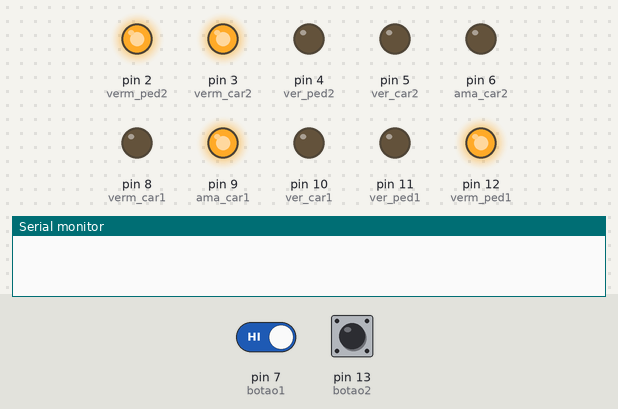
The sketch below on a simulated Arduino Uno, built with avr-gcc and run on an emulated ATmega328P. Shown: output pins drawn as LEDs (lit = HIGH), the last lines printed to the serial monitor. Dashed ring = blinking. The test bench sets the inputs (shaded band); at power-on: pin 7 (botao1) HIGH, pin 13 (botao2) HIGH.

Above: at 12.8 s.
12.9 s: pin 7 (botao1) driven LOW
At 18.9 s:
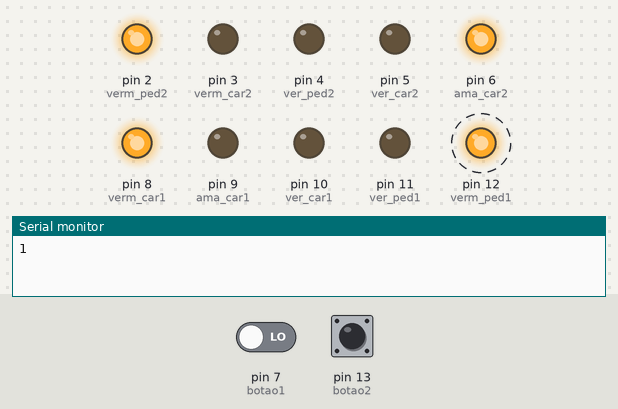
At 24.5 s:
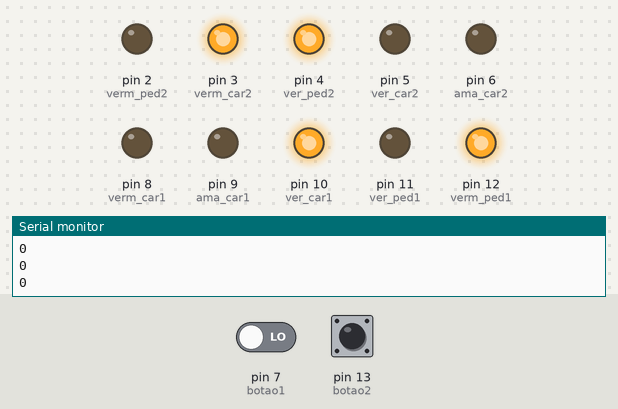
24.8 s: pin 7 (botao1) driven HIGH
At 25.2 s:
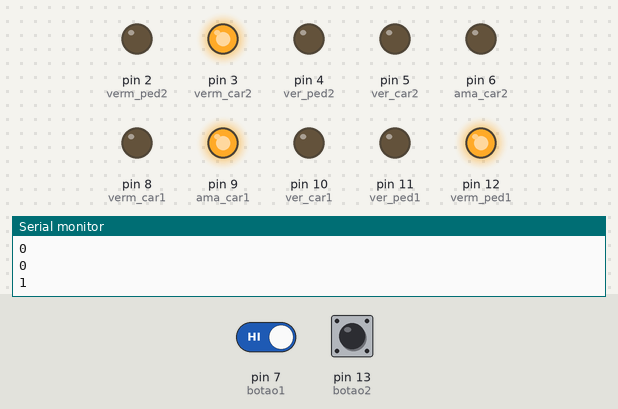
Timing chart, 0 to 37.5 s (numbered marks = the images above; inputs shaded):
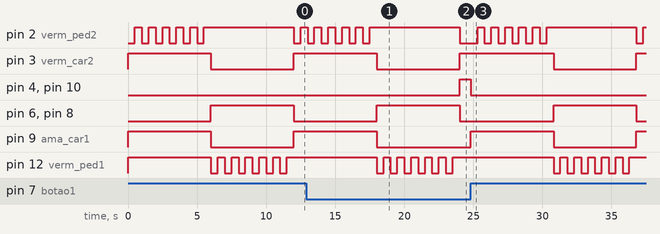

Measured:
- after the input at 12.9 s, pin 4 (ver_ped2), pin 10 (ver_car1): LOW → HIGH after 11.1 s; pin 9 (ama_car1): goes on until 18.0 s, then stays LOW
- after the input at 24.8 s, pin 3 (verm_car2): HIGH → LOW after 6.0 s, → HIGH 6.0 s later; pin 4 (ver_ped2): HIGH → LOW after 0.00 s instead of 9.2 s
- by itself, pin 12 (verm_ped1): repeats every 1.0 s: LOW 0.50 s, HIGH 0.50 s

The sketch:

Semaforo_cruzamento_passagem_de_pedestre.ino
```cpp
//definição das leds verdes:
#define ver_ped1 11
#define ver_ped2 4
#define ver_car1 10
#define ver_car2 5

//definiçãop das leds vermelhas:
#define verm_ped1 12
#define verm_ped2 2
#define verm_car1 8
#define verm_car2 3

 //definição das leds amarelas:
#define ama_car1 9
#define ama_car2 6

//definição dos botões:
#define botao1 7
#define botao2 13

//definição das variaveis:

//definição do valor do botão:
int botao = 0;

//foram definidos os tempos entre as funções do semaforo:
int t1 = 10000; //10s
int t2 = 500; // 0.5s

//foram definidas variaveis para a função while:
int v1 = 0;
int v2 = 0;
//foram definidas variaveis para identificar o estado dos botoes
int estadoBotao1 = 0;
int estadoBotao2 = 0;
//definidas variaveis long(que sao variaveis de tamanho extendido)
long tempo = 0; // conta em ms quanto tempo o programa esta rodando
long ultimoTempo = 0; // registra tempo que algo começou para calcular o Delta (tempo - ultimoTempo)


void setup()
{
  //foram definidas as portas dos leds como saida:
  pinMode(12, OUTPUT);
  pinMode(11, OUTPUT);
  pinMode(10, OUTPUT);
  pinMode(9, OUTPUT);
  pinMode(8, OUTPUT);
  pinMode(6, OUTPUT);
  pinMode(5, OUTPUT);
  pinMode(4, OUTPUT);
  pinMode(3, OUTPUT);
  pinMode(2, OUTPUT);
  //foi definida as portas dos botoes como entrada:
  pinMode(botao1, INPUT);
  pinMode(botao2, INPUT);
  Serial.begin(9600);
}

void fechamento_seguranca2(){

   digitalWrite(ver_ped2, LOW);
     while (v2<2){
      digitalWrite(verm_ped2, LOW);
      delay(t2);
      digitalWrite(verm_ped2, HIGH);
      delay(t2);
      digitalWrite(verm_ped2, LOW); //semaforo de pedestres 1 piscante para o aviso de fechamento
      delay(t2);
      digitalWrite(verm_ped2, HIGH);
      delay(t2);
      digitalWrite(verm_ped2, LOW);
      delay(t2);
      digitalWrite(verm_ped2, HIGH);
       delay(t2);
      v2 = v2 + 1;
    }
  v2 = v2 - 2;
}

void fechamento_seguranca1(){
   digitalWrite(ver_ped1, LOW);//verde1 off
     while (v1<2){
      digitalWrite(verm_ped1, LOW);
      delay(t2);
      digitalWrite(verm_ped1, HIGH);
      delay(t2);
      digitalWrite(verm_ped1, LOW); //semaforo de pedestres 1 piscante para o aviso de fechamento
      delay(t2);
      digitalWrite(verm_ped1, HIGH);
      delay(t2);
      digitalWrite(verm_ped1, LOW);
      delay(t2);
      digitalWrite(verm_ped1, HIGH);
       delay(t2);
      v1 = v1 + 1;
    }
  v1 = v1 - 2;
}

void loop(){

  // 1º semaforo 1 verde
  digitalWrite(ver_car1, HIGH);//verde1 on
  digitalWrite(verm_car1, LOW);//vermelho1 off
  digitalWrite(ama_car1, LOW);//amarelo1 off

  digitalWrite(verm_ped1, HIGH);//vemelho_ped1 on
  digitalWrite(ver_ped1, LOW);//verde_ped1 off

  // 1º semaforo 2 vermelho
   digitalWrite(verm_car2, HIGH);//vermelho2 on
   digitalWrite(ver_car2, LOW);//verde2 off
  digitalWrite(ama_car2, LOW);//amarelo2 off

  digitalWrite(verm_ped2, LOW);//vemelho_ped2 off
  digitalWrite(ver_ped2, HIGH);//verde_ped2 on

  ultimoTempo = millis(); // sistem botao1 semaforo 1
  estadoBotao1 = digitalRead(botao1);
  while ((tempo - ultimoTempo < 10000) && estadoBotao1 == 0)// conte ate 10s porem se o botao for precionado pare de contar
  {
    tempo = millis();
    estadoBotao1 = digitalRead(botao1);
     Serial.println(estadoBotao1);
  }

  // 2º semaforo 1 amarelo
  digitalWrite(ver_car1, LOW);//verde1 off
  digitalWrite(verm_car1, LOW);//vermelho1 off
  digitalWrite(ama_car1, HIGH);//amarelo1 on

  digitalWrite(verm_ped1, HIGH);//vemelho_ped1 on
  digitalWrite(ver_ped1, LOW);//verde_ped1 off

  fechamento_seguranca2();//fechamento

  // 3º semaforo 1 Vermelho
  digitalWrite(ver_car1, LOW);//verde1 off
  digitalWrite(verm_car1, HIGH);//vermelho1 on
  digitalWrite(ama_car1, LOW);//amarelo1 off

  digitalWrite(verm_ped1, LOW);//vemelho_ped1 off
  digitalWrite(ver_ped1, HIGH);//verde_ped1 on


  // 2º semaforo 2 verde
   digitalWrite(verm_car2, LOW);//vermelho2 off
   digitalWrite(ver_car2, HIGH);//verde2 on
  digitalWrite(ama_car2, LOW);//amarelo2 off

  digitalWrite(verm_ped2, HIGH);//vemelho_ped2 on
  digitalWrite(ver_ped2, LOW);//verde_ped2 off

  ultimoTempo = millis(); // sistem botao2 semaforo 2
  estadoBotao2 = digitalRead(botao1);
  while ((tempo - ultimoTempo < 10000) && estadoBotao2 == 0)// conte ate 10s porem se o botao for precionado pare de contar
  {
    tempo = millis();
    estadoBotao2 = digitalRead(botao2);
     Serial.println(estadoBotao2);
  }


  // 3º semaforo 2 amarelo
   digitalWrite(verm_car2, LOW);//vermelho2 off
   digitalWrite(ver_car2, LOW);//verde2 off
  digitalWrite(ama_car2, HIGH);//amarelo2 on

  digitalWrite(verm_ped2, HIGH);//vemelho_ped2 on
  digitalWrite(ver_ped2, LOW);//verde_ped2 off

  fechamento_seguranca1();
  }
```
